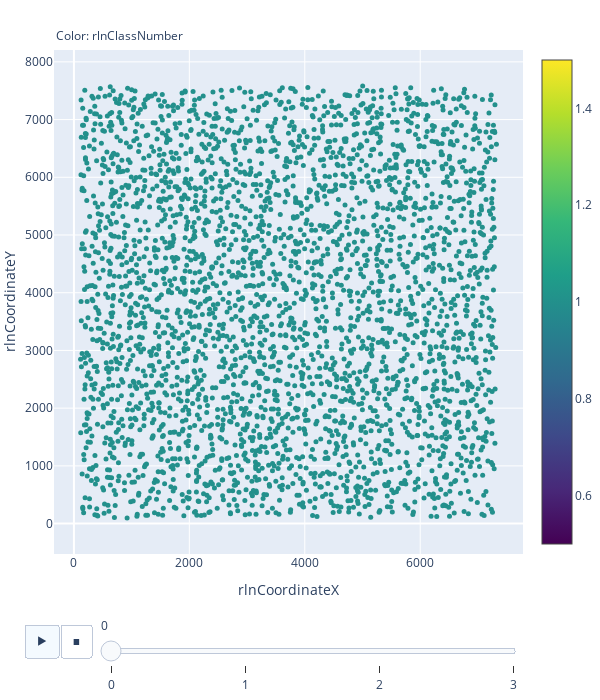

Here is the notebook cell this chart was saved with:
### Code cell
fig = go.Figure(frames=[go.Frame(data=go.Scatter(
                                            x=df[plot_x], 
                                            y=df[plot_y], 
                                            mode='markers',
                                            marker=dict(
                                                color=df[plot_z],
                                                colorscale='Viridis',
                                                size=5,
                                                showscale=True
                                            ),
                                            text = ['{:0.3f}'.format(i) for i in df[plot_z]],
                                            hovertemplate = plot_z + ': %{text}',
                                            ),
                                            name=str(k)
                                            )
                    for k, df in enumerate(dfs)])

# Add data to be displayed before animation starts
fig.add_trace(go.Scatter(
                x=dfs[0][plot_x], 
                y=dfs[0][plot_y], 
                mode='markers',
                marker=dict(
                    color=dfs[0][plot_z],
                    colorscale='Viridis',
                    size=5,
                    showscale=True
                ),
                text = ['{:0.3f}'.format(i) for i in dfs[0][plot_z]],
                hovertemplate = plot_z + ': %{text}',
                name='',
            ))


def frame_args(duration):
    return {
            "frame": {"duration": duration},
            "mode": "immediate",
            "fromcurrent": True,
            "transition": {"duration": duration, "easing": "linear"},
        }

sliders = [
            {
                "pad": {"b": 10, "t": 60},
                "len": 0.9,
                "x": 0.1,
                "y": 0,
                "steps": [
                    {
                        "args": [[f.name], frame_args(0)],
                        "label": str(k),
                        "method": "animate",
                    }
                    for k, f in enumerate(fig.frames)
                ],
            }
        ]

# Layout
fig.update_layout(
         width=600,
         height=600,
         updatemenus = [
            {
                "buttons": [
                    {
                        "args": [None, frame_args(500)],
                        "label": "&#9654;", # play symbol
                        "method": "animate",
                    },
                    {
                        "args": [[None], frame_args(0)],
                        "label": "&#9724;", # pause symbol
                        "method": "animate",
                    },
                ],
                "direction": "left",
                "pad": {"r": 10, "t": 70},
                "type": "buttons",
                "x": 0.1,
                "y": 0,
            }
         ],
         sliders=sliders
)


fig.update_yaxes(
    scaleanchor="x",
    scaleratio=1,
  )

fig.update_layout(
    xaxis_title=plot_x,
    yaxis_title=plot_y,
#     width=700,
    height=700,
    autosize=False,
    margin=dict(t=50, b=0, l=0, r=0),
    annotations=[
        dict(text="Color: " + plot_z, x=0, xref="paper", y=1.05, yref="paper",
                         align="left", showarrow=False)
    ]    
)

fig.show()

### Figure 1 — Plotly figure (JSON) as saved in the notebook; plotly's stock layout.template omitted (floating-point values rounded to 4 significant figures; data arrays with more than 128 entries replaced by an {"elided": "..."} marker saying what was removed)
{"data": [{"hovertemplate": "rlnClassNumber: %{text}", "marker": {"color": {"elided": "3226 int values"}, "colorscale": [[0, "#440154"], [0.1111, "#482878"], [0.2222, "#3e4989"], [0.3333, "#31688e"], [0.4444, "#26828e"], [0.5556, "#1f9e89"], [0.6667, "#35b779"], [0.7778, "#6ece58"], [0.8889, "#b5de2b"], [1, "#fde725"]], "showscale": true, "size": 5}, "mode": "markers", "name": "", "text": {"elided": "3226 str values"}, "type": "scatter", "x": {"elided": "3226 float values"}, "y": {"elided": "3226 float values"}}], "layout": {"annotations": [{"align": "left", "showarrow": false, "text": "Color: rlnClassNumber", "x": 0, "xref": "paper", "y": 1.05, "yref": "paper"}], "autosize": false, "height": 700, "margin": {"b": 0, "l": 0, "r": 0, "t": 50}, "sliders": [{"len": 0.9, "pad": {"b": 10, "t": 60}, "steps": [{"args": [["0"], {"frame": {"duration": 0}, "fromcurrent": true, "mode": "immediate", "transition": {"duration": 0, "easing": "linear"}}], "label": "0", "method": "animate"}, {"args": [["1"], {"frame": {"duration": 0}, "fromcurrent": true, "mode": "immediate", "transition": {"duration": 0, "easing": "linear"}}], "label": "1", "method": "animate"}, {"args": [["2"], {"frame": {"duration": 0}, "fromcurrent": true, "mode": "immediate", "transition": {"duration": 0, "easing": "linear"}}], "label": "2", "method": "animate"}, {"args": [["3"], {"frame": {"duration": 0}, "fromcurrent": true, "mode": "immediate", "transition": {"duration": 0, "easing": "linear"}}], "label": "3", "method": "animate"}], "x": 0.1, "y": 0}], "updatemenus": [{"buttons": [{"args": [null, {"frame": {"duration": 500}, "fromcurrent": true, "mode": "immediate", "transition": {"duration": 500, "easing": "linear"}}], "label": "&#9654;", "method": "animate"}, {"args": [[null], {"frame": {"duration": 0}, "fromcurrent": true, "mode": "immediate", "transition": {"duration": 0, "easing": "linear"}}], "label": "&#9724;", "method": "animate"}], "direction": "left", "pad": {"r": 10, "t": 70}, "type": "buttons", "x": 0.1, "y": 0}], "width": 600, "xaxis": {"title": {"text": "rlnCoordinateX"}}, "yaxis": {"scaleanchor": "x", "scaleratio": 1, "title": {"text": "rlnCoordinateY"}}}}
